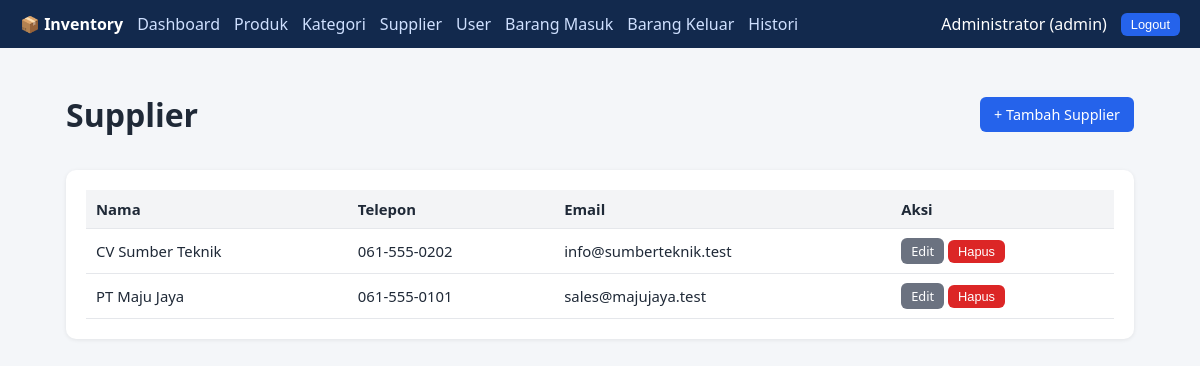
Screenshot of /suppliers/index.php (signed in) with the database file from the repository.
### tables this page shows
CREATE TABLE suppliers (
    id      INT PRIMARY KEY AUTO_INCREMENT,
    name    VARCHAR(100) NOT NULL,
    phone   VARCHAR(30)  NULL,
    email   VARCHAR(100) NULL,
    address VARCHAR(255) NULL
);

### helpers/escape.php (called while the page is built, shortened)
<?php
function e(mixed $value): string
{
    return htmlspecialchars((string) $value, ENT_QUOTES, 'UTF-8');
}
function url(string $path = ''): string
{
    return BASE_URL . $path;
}

### config/database.php (called while the page is built, shortened)
<?php
function db(): PDO
{
    static $pdo = null;
    if ($pdo === null) {
        $pdo = new PDO(
            'mysql:host=' . DB_HOST . ';dbname=' . DB_NAME . ';charset=utf8mb4',
            DB_USER,
            DB_PASS,
            [
                PDO::ATTR_ERRMODE            => PDO::ERRMODE_EXCEPTION,
                PDO::ATTR_DEFAULT_FETCH_MODE => PDO::FETCH_ASSOC,
                PDO::ATTR_EMULATE_PREPARES   => false,
            ]
        );
    }
    return $pdo;
}

### public/suppliers/index.php (the view, shortened to what this page needs)
<?php
$rows = db()->query('SELECT id, name, phone, email FROM suppliers ORDER BY name')->fetchAll();
require __DIR__ . '/../../views/header.php';
?>
<div class="top"><h1>Supplier</h1><a class="btn" href="<?= e(url('/suppliers/form.php')) ?>">+ Tambah Supplier</a></div>
<div class="card"><table>
    <tr><th>Nama</th><th>Telepon</th><th>Email</th><th>Aksi</th></tr>
    <?php foreach ($rows as $r): ?>
    <tr>
        <td><?= e($r['name']) ?></td><td><?= e($r['phone']) ?></td><td><?= e($r['email']) ?></td>
        <td>
            <a class="btn btn-sm btn-gray" href="<?= e(url('/suppliers/form.php?id=' . (int) $r['id'])) ?>">Edit</a>
            <form method="post" action="<?= e(url('/suppliers/delete.php')) ?>" style="display:inline" onsubmit="return confirm('Hapus supplier ini?')">
                <button class="btn btn-sm btn-danger">Hapus</button>
            </form>
        </td>
    </tr>
    <?php endforeach; ?>
</table></div>
<?php require __DIR__ . '/../../views/footer.php'; ?>

### public/assets/style.css (style rules this page uses)
* { box-sizing:border-box }
body { font-family:system-ui,Segoe UI,Arial,sans-serif;margin:0;background:#f4f6f9;color:#1f2937 }
.card { background:#fff;border-radius:10px;padding:20px;box-shadow:0 1px 4px rgba(0,0,0,.08);margin-bottom:20px }
table { width:100%;border-collapse:collapse }
th,td { padding:9px 10px;border-bottom:1px solid #e5e7eb;text-align:left;font-size:.93rem }
th { background:#f3f4f6 }
.btn { display:inline-block;padding:8px 14px;border:0;border-radius:6px;background:#2563eb;color:#fff;cursor:pointer;text-decoration:none;font-size:.9rem }
.btn-sm { padding:4px 10px;font-size:.8rem }
.btn-danger { background:#dc2626 }
.btn-gray { background:#6b7280 }
.top { display:flex;justify-content:space-between;align-items:center;margin-bottom:12px }

### rows the page displays
suppliers: name "CV Sumber Teknik", phone "061-555-0202", email "info@sumberteknik.test"
suppliers: name "PT Maju Jaya", phone "061-555-0101", email "sales@majujaya.test"

### other values shown
$user['full_name'] "Administrator"
$user['role'] "admin"
